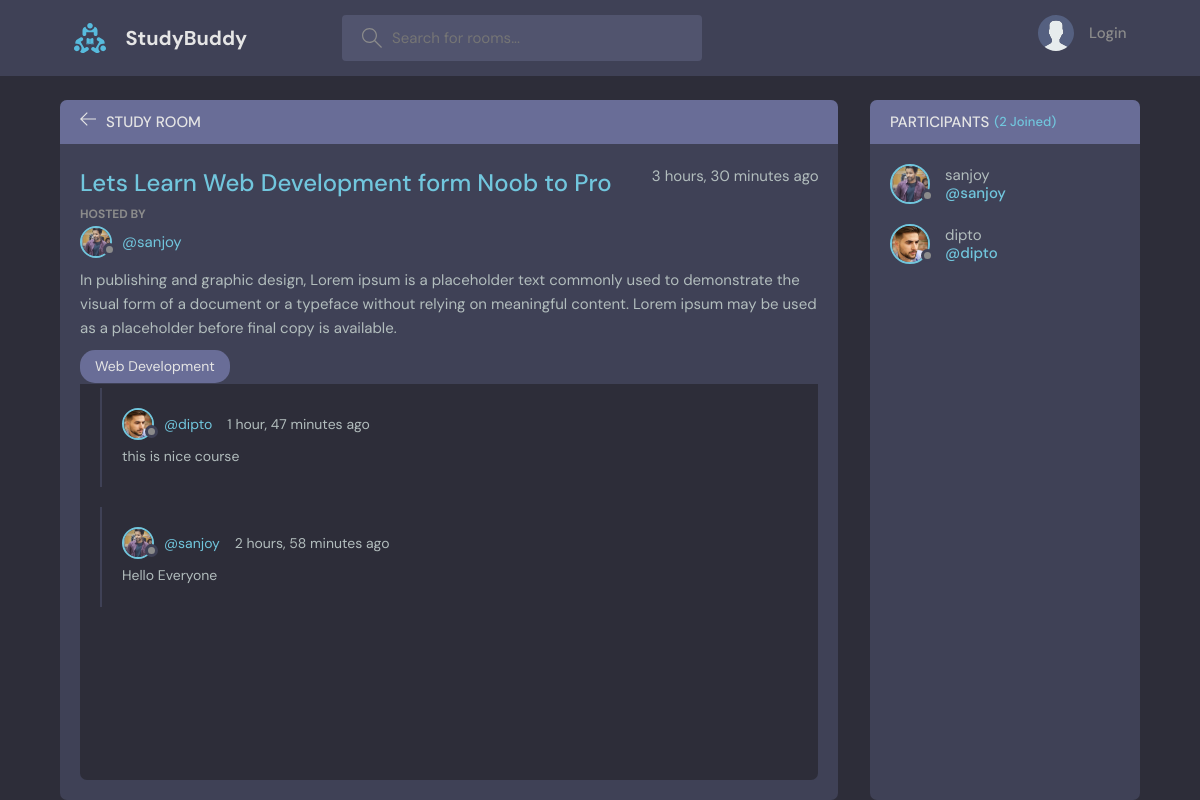
The page /room/1/ on the database its author committed.
### base/models.py (models this page shows, shortened)
class Room(models.Model):
    host = models.ForeignKey(User, on_delete=models.SET_NULL, null=True)
    topic = models.ForeignKey(Topic, on_delete=models.SET_NULL, null=True)
    name = models.CharField(max_length=200)
    description = models.TextField(null=True,blank=True)
    participants = models.ManyToManyField(User,related_name='participants',blank=True)
    update = models.DateTimeField(auto_now=True)
    created = models.DateTimeField(auto_now_add=True)
    class Meta:
        ordering = ['-update','-created']

class User(AbstractUser):
    name = models.CharField(max_length=200,null=True)
    email = models.EmailField(unique=True)
    bio = models.TextField(null=True)
    avatar = models.ImageField(upload_to='avatar/',null=True,default="avatar.svg")
    USERNAME_FIELD = 'email'
    REQUIRED_FIELDS = []

class Topic(models.Model):
    name = models.CharField(max_length=200)

class Message(models.Model):
    user = models.ForeignKey(User,on_delete=models.CASCADE)
    room = models.ForeignKey(Room, on_delete=models.CASCADE)
    body = models.TextField()
    update = models.DateTimeField(auto_now=True)
    created = models.DateTimeField(auto_now_add=True)
    class Meta:
        ordering = ['-update','-created']

### base/views.py (the view, shortened to what this page needs)
# urls.py: path('room/<str:pk>/',getRoom),
def room(request,pk):
    room = Room.objects.get(id=pk)
    room_messages = room.message_set.all()
    participants = room.participants.all()
    context = {'room':room,'room_messages':room_messages,'participants':participants}
    return render(request,'base/room.html',context)

### base/templates/base/room.html (shortened to what this page needs)
{% extends 'main.html' %}
{% block content %}
<main class="profile-page layout layout--2">
    <div class="container">
        <div class="room">
            <div class="room__top">
                <div class="room__topLeft">
                    <a href="{% url 'home' %}">
                        <svg version="1.1" xmlns="http://www.w3.org/2000/svg" width="32" height="32"
                            viewBox="0 0 32 32">
                            <title>arrow-left</title>
                            <path
                                d="M13.723 2.286l-13.723 13.714 13.719 13.714 1.616-1.611-10.96-10.96h27.625v-2.286h-27.625l10.965-10.965-1.616-1.607z">
                            </path>
                        </svg>
                    </a>
                    <h3>Study Room</h3>
                </div>
            </div>
            <div class="room__box scroll">
                <div class="room__header scroll">
                    <div class="room__info">
                        <h3>{{room.name}}</h3>
                        <span>{{room.created|timesince}} ago</span>
                    </div>
                    <div class="room__hosted">
                        <p>Hosted By</p>
                        <a href="{% url 'user_profile' room.host.id %}" class="room__author">
                            <div class="avatar avatar--small">
                                <img src="{{room.host.avatar.url}}" />
                            </div>
                            <span>@{{room.host.username}}</span>
                        </a>
                    </div>
                    <div class="room__details">
                        {{room.description}}
                    </div>
                    <span class="room__topics">{{room.topic.name}}</span>
                </div>
                <div class="room__conversation">
                    <div class="threads scroll">
                        {% for message in room_messages %}
                        <div class="thread">
                            <div class="thread__top">
                                <div class="thread__author">
                                    <a href="#" class="thread__authorInfo">
                                        <div class="avatar avatar--small">
                                            <img src="{{message.user.avatar.url}}" />
                                        </div>
                                        <span>@{{message.user.username}}</span>
                                    </a>
                                    <span class="thread__date">{{message.created|timesince}} ago</span>
                                </div>
                            </div>
                            <div class="thread__details">
                                {{message.body}}
                            </div>
                        </div>
                        {% endfor %}
                    </div>
                </div>
            </div>
        </div>
        <div class="participants">
            <h3 class="participants__top">Participants <span>({{participants.count}} Joined)</span></h3>
            <div class="participants__list scroll">
                {% for user in participants %}
                <a href="{% url 'user_profile' user.id %}" class="participant">
                    <div class="avatar avatar--medium">
                        <img src="{{user.avatar.url}}" />
                    </div>
                    <p>
                        {{user.username}}
                        <span>@{{user.username}}</span>
                    </p>
                </a>
                {% endfor %}
            </div>
        </div>
    </div>
</main>
{% endblock %}

### rows shown on the page
Room: name "Lets Learn Web Development form Noob to Pro", created "3 hours, 30 minutes", host.avatar (picture), host.username "sanjoy", description "In publishing and graphic design, Lorem ipsum is a placeholder text commonly used to demonstrate the visual form of a document or a typeface without relying on meaningful content. Lorem ipsum may be used as a placeholder before final copy is available.", topic.name "Web Development"
Message: user.avatar (picture), user.username "dipto", created "1 hour, 47 minutes", body "this is nice course"
Message: user.avatar (picture), user.username "sanjoy", created "2 hours, 58 minutes", body "Hello Everyone"
User: avatar (picture), username "sanjoy"
User: avatar (picture), username "dipto"

### other values the page prints
{{ participants.count }} "2"
